Frame 1 (no input): blank canvas, image omitted
Frame 60 (the mouse pressed at the canvas centre just before this capture): blank canvas, image omitted
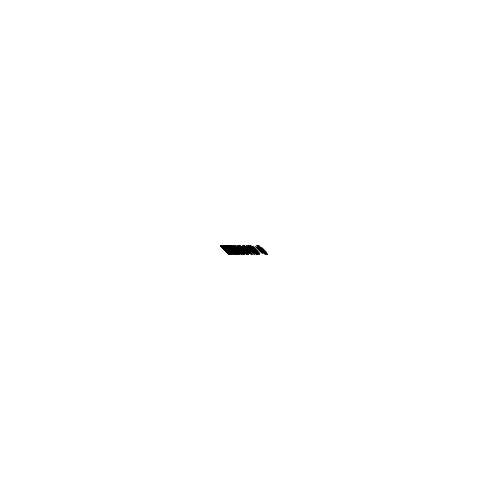
Frame 120 (the mouse held since frame 60 and released just before this capture)

The Processing sketch whose frames 1 and 60 were blank and that drew this single picture after the mouse press (run headless with seeded random() and noise(); from frame 60 on, the mouse is pressed at the canvas centre):

// Processing sketch: build
// ── build.pde
float rot=0;
float size=10;
float spacing = 10;

void setup(){
  background(255);
  size(500, 500);
}

void draw(){
  
  size = random(1, 5);
  spacing = random(1, 10);
  //background(255);
  if(mousePressed){
  translate(mouseX, mouseY);
  rotate(rot);
  for(int i=0; i<5; i++){
    pushMatrix();
    translate(i*spacing - 25, 0);
    line(-size, -size, size, size);
    popMatrix();
  }
  }
}

void keyPressed(){
  rot = random(TWO_PI);
}
